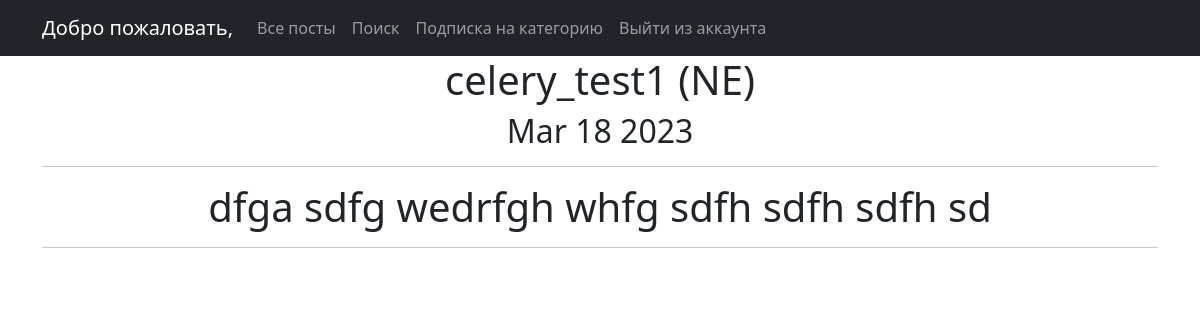
Screenshot of /posts/67/ with the database file from the repository.
### news/models.py (models this page shows, shortened)
class Post(models.Model):
    news = 'NE'
    article = 'AR'
    POSITIONS = [
        (news, 'Новость'),
        (article, 'Статья'),
    ]
    author_post = models.ForeignKey(Author, on_delete=models.CASCADE)
    type_choice = models.CharField(max_length=2, choices=POSITIONS, default=news)
    post_create_time = models.DateTimeField(auto_now_add=True)
    post_category = models.ManyToManyField(Category, through='PostCategory')
    post_header = models.CharField(max_length=128)
    post_text = models.TextField()
    post_rating = models.IntegerField(default=0)
    class Meta:
        verbose_name = 'Пост'
        verbose_name_plural = 'Посты'

### news/views.py (the view)
# urls.py: path('<int:pk>/', PostDetail.as_view(), name='post_detail'),
class PostDetail(DetailView):
    model = Post
    template_name = 'post.html'
    context_object_name = 'post'

### news/templatetags/custom_filters.py (called while the page is built)
@register.filter()
def censor(value):
    arg = ['путин', 'сука', 'черномазый', 'Путин', 'Сука', 'Черномазый']
    slova = value.split(' ')
    for censura in arg:
        for (index, slovo) in enumerate(slova):
            if slovo == censura:
                slova[index] = slovo[0] + ('*' * (len(slovo) - 1))
    return ' '.join(slova)

### templates/post.html (shortened to what this page needs)
{% extends 'flatpages/default.html' %}
{% load custom_filters %}
{% block content %}
<h1>{{ post.post_header|censor }} ({{ post.type_choice }})</h1>
<h2>{{ post.post_create_time|date:'M d Y' }}</h2>
<hr>
<h1>{{post.post_text|censor}}</h1>
<hr>
{% endblock content %}

### rows the page displays
Post: post_header|censor "celery_test1", type_choice "NE", post_create_time "Mar 18 2023", post_text|censor "dfga sdfg wedrfgh whfg sdfh sdfh sdfh sd"
